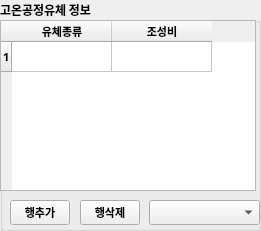
    <widget class="QGroupBox" name="cond_fluid_group">
     <property name="geometry">
      <rect>
       <x>1030</x>
       <y>110</y>
       <width>261</width>
       <height>231</height>
      </rect>
     </property>
     <property name="font">
      <font>
       <family>HY견고딕</family>
       <pointsize>9</pointsize>
       <bold>true</bold>
      </font>
     </property>
     <property name="title">
      <string>고온공정유체 정보</string>
     </property>
     <widget class="QPushButton" name="cond_row_add_btn">
      <property name="geometry">
       <rect>
        <x>10</x>
        <y>200</y>
        <width>60</width>
        <height>25</height>
       </rect>
      </property>
      <property name="font">
       <font>
        <family>굴림</family>
        <pointsize>8</pointsize>
        <bold>true</bold>
       </font>
      </property>
      <property name="text">
       <string>행추가</string>
      </property>
     </widget>
     <widget class="QPushButton" name="cond_row_delete_btn">
      <property name="geometry">
       <rect>
        <x>80</x>
        <y>200</y>
        <width>60</width>
        <height>25</height>
       </rect>
      </property>
      <property name="font">
       <font>
        <family>굴림</family>
        <pointsize>8</pointsize>
        <bold>true</bold>
       </font>
      </property>
      <property name="text">
       <string>행삭제</string>
      </property>
     </widget>
     <widget class="QTableWidget" name="cond_fluid_table">
      <property name="geometry">
       <rect>
        <x>0</x>
        <y>20</y>
        <width>256</width>
        <height>171</height>
       </rect>
      </property>
      <property name="font">
       <font>
        <family>굴림</family>
        <pointsize>8</pointsize>
        <bold>true</bold>
       </font>
      </property>
      <row>
       <property name="text">
        <string>1</string>
       </property>
      </row>
      <column>
       <property name="text">
        <string>유체종류</string>
       </property>
      </column>
      <column>
       <property name="text">
        <string>조성비</string>
       </property>
      </column>
     </widget>
     <widget class="QComboBox" name="cond_fluid_list">
      <property name="geometry">
       <rect>
        <x>149</x>
        <y>200</y>
        <width>111</width>
        <height>25</height>
       </rect>
      </property>
      <property name="font">
       <font>
        <family>굴림</family>
        <pointsize>6</pointsize>
        <bold>true</bold>
       </font>
      </property>
     </widget>
    </widget>
